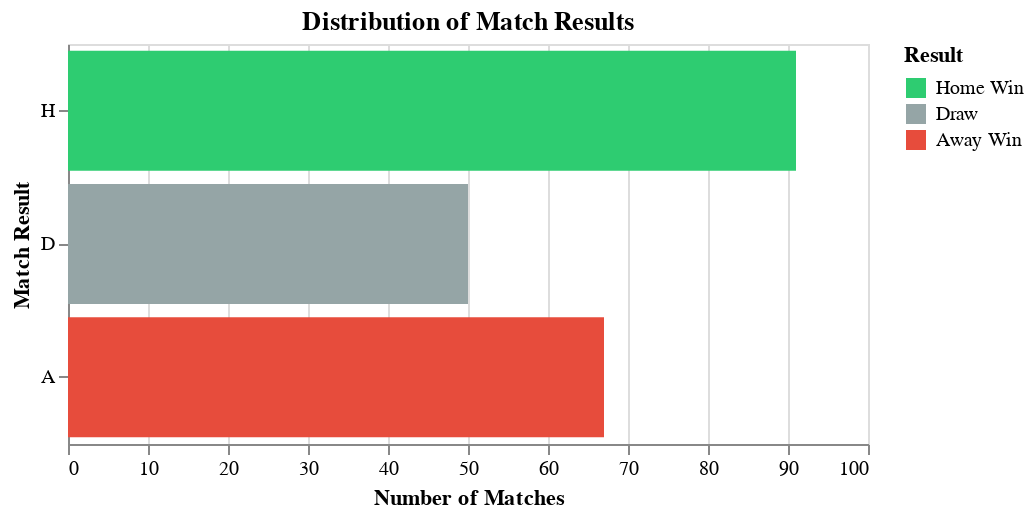

Here is the notebook cell this chart was saved with:
### Markdown cell above
## 5. Exploratory Data Analysis

### 5.1 Match Outcome Distribution
**Why:** Understanding the balance between home wins, away wins, and draws reveals overall league competitiveness.

### Code cell
# Result distribution
result_counts = df['FTR'].value_counts()
print("Match Results Distribution:")
print(result_counts)
print(f"\nHome Win %: {result_counts['H']/len(df)*100:.1f}%")
print(f"Draw %: {result_counts['D']/len(df)*100:.1f}%")
print(f"Away Win %: {result_counts['A']/len(df)*100:.1f}%")

# Visualization
chart_results = alt.Chart(df).mark_bar().encode(
    x=alt.X('count():Q', title='Number of Matches'),
    y=alt.Y('FTR:N', title='Match Result', 
            scale=alt.Scale(domain=['H', 'D', 'A'])),
    color=alt.Color('FTR:N', 
                    scale=alt.Scale(domain=['H', 'D', 'A'], 
                                   range=['#2ecc71', '#95a5a6', '#e74c3c']),
                    legend=alt.Legend(title='Result',
                                     labelExpr="datum.value == 'H' ? 'Home Win' : datum.value == 'D' ? 'Draw' : 'Away Win'")),
    tooltip=['FTR:N', 'count():Q']
).properties(
    title='Distribution of Match Results',
    width=400,
    height=200
).interactive()

display(chart_results)

### Figure 1 — Vega-Lite specification as saved in the notebook (floating-point values rounded to 4 significant figures; data arrays with more than 128 entries replaced by an {"elided": "..."} marker saying what was removed)
{"config": {"view": {"continuousWidth": 300, "continuousHeight": 300}}, "data": {"name": "data-872991ce3fa1d2e2e37e7ff285e7e030"}, "mark": {"type": "bar"}, "encoding": {"color": {"field": "FTR", "legend": {"labelExpr": "datum.value == 'H' ? 'Home Win' : datum.value == 'D' ? 'Draw' : 'Away Win'", "title": "Result"}, "scale": {"domain": ["H", "D", "A"], "range": ["#2ecc71", "#95a5a6", "#e74c3c"]}, "type": "nominal"}, "tooltip": [{"field": "FTR", "type": "nominal"}, {"aggregate": "count", "type": "quantitative"}], "x": {"aggregate": "count", "title": "Number of Matches", "type": "quantitative"}, "y": {"field": "FTR", "scale": {"domain": ["H", "D", "A"]}, "title": "Match Result", "type": "nominal"}}, "height": 200, "params": [{"name": "param_1", "select": {"type": "interval", "encodings": ["x", "y"]}, "bind": "scales"}], "title": "Distribution of Match Results", "width": 400, "$schema": "https://vega.github.io/schema/vega-lite/v5.8.0.json", "datasets": {"data-872991ce3fa1d2e2e37e7ff285e7e030": {"elided": "208 records"}}}
